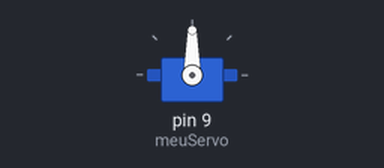
This sketch was run on a simulated Arduino Uno, built with avr-gcc and run on an emulated ATmega328P. On the bench: servo.

Above: at 0.05 s.
Timing chart, 0 to 4.6 s (numbered marks = the images above):
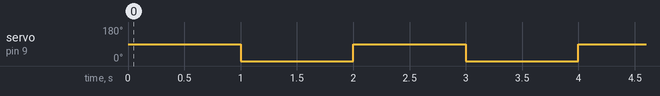

The sketch:

movimento-micro-servo.ino
```cpp
/*
  Projeto que visa estudar os primeiros
  movimentos a ser executado com o micro
  servo.

  Feito por: Rafael Varela

*/


#include <Servo.h>

Servo meuServo;

void setup() {
  meuServo.attach(9);
}

void loop() {
  meuServo.write(90);  // Posição de 90 graus
  delay(1000);
  meuServo.write(0);   // Posição de 0 graus
  delay(1000);
}
```

Measured:
- by itself, servo on pin 9 (meuServo): alternates 90° for 1.0 s and 0° for 1.0 s
